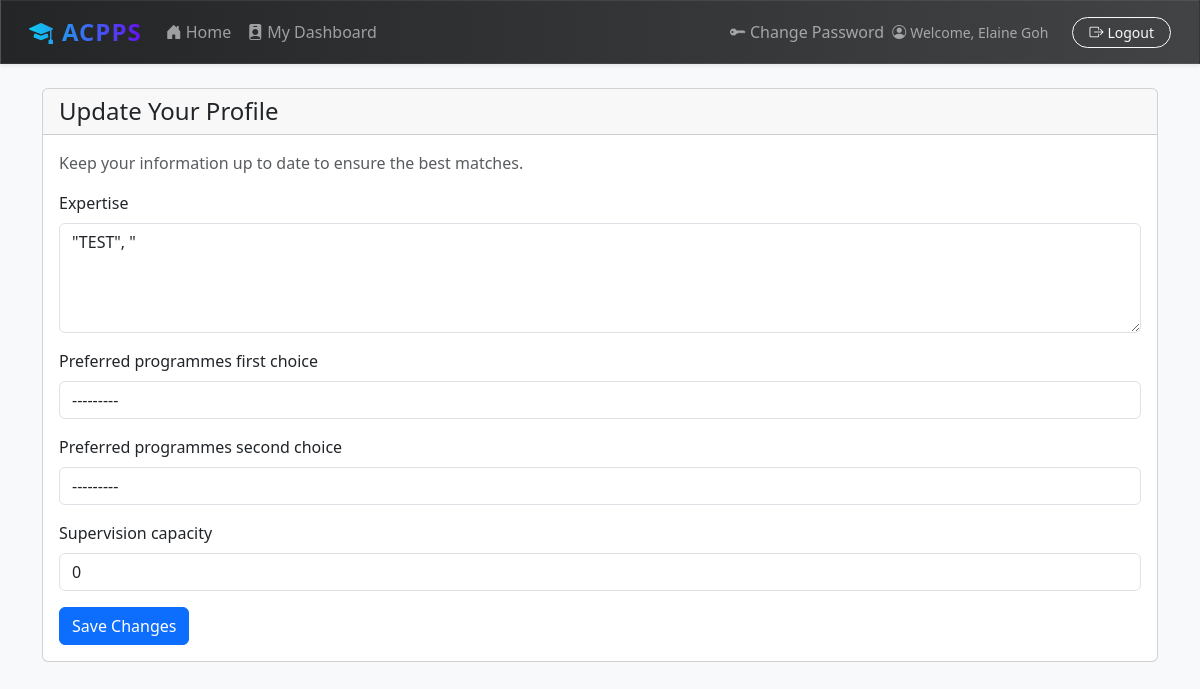
/dashboards/update-profile/ (signed in), run on an earlier commit of the app's database.
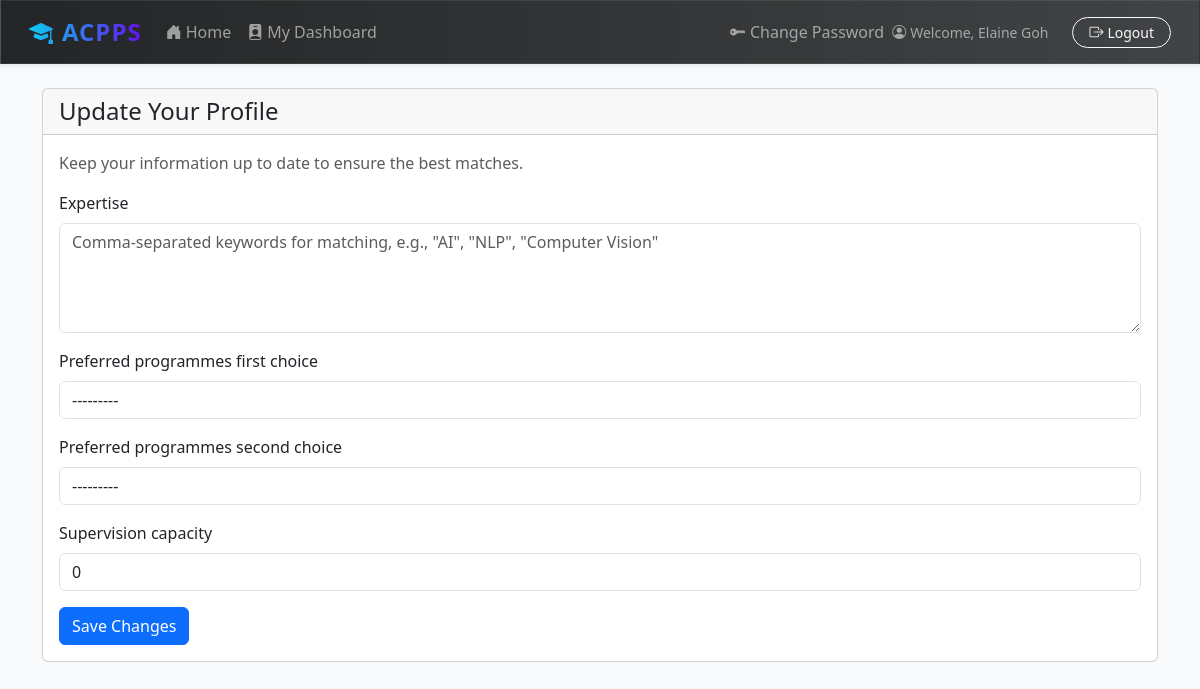
And on a later commit of the database.
### users/models.py (models this page shows, shortened)
class SupervisorProfile(models.Model):
    user = models.OneToOneField(settings.AUTH_USER_MODEL, on_delete=models.CASCADE, primary_key=True)
    department = models.ForeignKey(Department, on_delete=models.SET_NULL, null=True, related_name='supervisors', blank=True)
    school = models.ForeignKey(School, on_delete=models.SET_NULL, null=True, related_name='supervisors', blank=True)
    expertise = models.TextField(blank=True, null=True)
    preferred_programmes_first_choice = models.ForeignKey(ProgrammePreferenceGroup, on_delete=models.SET_NULL, null=True, related_name='supervisors_first_choice', blank=True)
    preferred_programmes_second_choice = models.ForeignKey(ProgrammePreferenceGroup, on_delete=models.SET_NULL, null=True, related_name='supervisors_second_choice', blank=True)
    supervision_capacity = models.PositiveIntegerField(default=0)
    standardised_expertise = models.ManyToManyField(StandardisedTopic, blank=True, related_name='supervisors')
    accepting_students = models.BooleanField(default=True)
    EXPERTISE_MAX_LENGTH = 1023

### dashboards/views.py (the view, shortened to what this page needs)
# urls.py: path('update-profile/', UpdateProfileView.as_view(), name='update_profile'),
@method_decorator(login_required, name='dispatch')
class UpdateProfileView(View):
    template_name = 'dashboard/update_profile.html'
    def get_form_and_instance(self, user):
        if hasattr(user, 'supervisorprofile'):
            return SupervisorProfileForm, user.supervisorprofile
        elif hasattr(user, 'studentprofile'):
            return StudentProfileForm, user.studentprofile
        return None, None
    def get(self, request, *args, **kwargs):
        user = request.user
        form_class, instance = self.get_form_and_instance(user)
        if not form_class:
            messages.error(request, "You do not have a profile that can be updated.")
            return redirect('home')
        form = form_class(instance=instance)
        return render(request, self.template_name, {'form': form})

### users/forms.py
class SupervisorProfileForm(forms.ModelForm):
    class Meta:
        model = SupervisorProfile
        fields = [
            'expertise',
            'preferred_programmes_first_choice',
            'preferred_programmes_second_choice',
            'supervision_capacity',
        ]
        widgets = {
            'expertise': forms.Textarea(attrs={'rows': 4, 'placeholder': 'Comma-separated keywords for matching, e.g., "AI", "NLP", "Computer Vision"', 'maxlength': SupervisorProfile.EXPERTISE_MAX_LENGTH }),
        }
    def __init__(self, *args, **kwargs):
        super().__init__(*args, **kwargs)
        self.fields['preferred_programmes_first_choice'].queryset = ProgrammePreferenceGroup.objects.all().order_by('name')
        self.fields['preferred_programmes_second_choice'].queryset = ProgrammePreferenceGroup.objects.all().order_by('name')

### academics/models.py (called while the page is built)
    def __str__(self):
        return f"{self.name}"

### templates/dashboard/update_profile.html (shortened to what this page needs)
{% extends "base.html" %}
{% load widget_tweaks %}
{% block content %}
<div class="card">
  <div class="card-header">
    <h2 class="mb-0">Update Your Profile</h2>
  </div>
  <div class="card-body">
    <p class="card-text text-muted">Keep your information up to date to ensure the best matches.</p>
    <form method="post" novalidate>
      {% for field in form %}
        <div class="mb-3">
          <label for="{{ field.id_for_label }}" class="form-label">{{ field.label }}</label>
          {% if field.errors %}
            {% render_field field class="form-control is-invalid" %}
            <div class="invalid-feedback">
              {% for error in field.errors %}
                {{ error }}
              {% endfor %}
            </div>
          {% else %}
            {% render_field field class="form-control" %}
          {% endif %}
        </div>
      {% endfor %}
      <button type="submit" class="btn btn-primary">Save Changes</button>
    </form>
  </div>
</div>
{% endblock %}

What changed in the data, as far as the page shows it:
changed SupervisorProfile: expertise "\"TEST\", \"" → (not shown)
